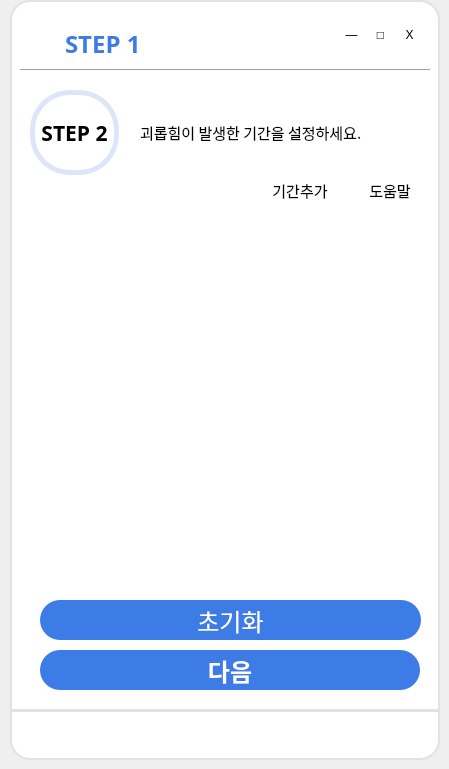
    <widget class="QWidget" name="page_7">
     <widget class="Line" name="line_10">
      <property name="geometry">
       <rect>
        <x>20</x>
        <y>60</y>
        <width>410</width>
        <height>20</height>
       </rect>
      </property>
      <property name="styleSheet">
       <string notr="true">color: #E2E2E2;</string>
      </property>
      <property name="orientation">
       <enum>Qt::Horizontal</enum>
      </property>
     </widget>
     <widget class="QWidget" name="horizontalLayoutWidget_13">
      <property name="geometry">
       <rect>
        <x>340</x>
        <y>20</y>
        <width>81</width>
        <height>31</height>
       </rect>
      </property>
      <layout class="QHBoxLayout" name="horizontalLayout_7">
       <item>
        <widget class="QPushButton" name="minBtn_step2">
         <property name="cursor">
          <cursorShape>PointingHandCursor</cursorShape>
         </property>
         <property name="styleSheet">
          <string notr="true">background-color: rgb(255,255,255);
border-radius: 8px;</string>
         </property>
         <property name="text">
          <string>―</string>
         </property>
        </widget>
       </item>
       <item>
        <widget class="QPushButton" name="maxBtn_step2">
         <property name="styleSheet">
          <string notr="true">background-color: rgb(255,255,255);
border-radius: 8px;</string>
         </property>
         <property name="text">
          <string>□</string>
         </property>
        </widget>
       </item>
       <item>
        <widget class="QPushButton" name="exitBtn_step2">
         <property name="cursor">
          <cursorShape>PointingHandCursor</cursorShape>
         </property>
         <property name="styleSheet">
          <string notr="true">background-color: rgb(255,255,255);
border-radius: 8px;</string>
         </property>
         <property name="text">
          <string>X</string>
         </property>
        </widget>
       </item>
      </layout>
     </widget>
     <widget class="QLabel" name="label_22">
      <property name="geometry">
       <rect>
        <x>10</x>
        <y>0</y>
        <width>430</width>
        <height>711</height>
       </rect>
      </property>
      <property name="styleSheet">
       <string notr="true">background-color: rgb(255, 255, 255);
border-top-left-radius: 20px;
border-top-right-radius: 20px;
border: 2px solid #E2E2E2;</string>
      </property>
      <property name="text">
       <string/>
      </property>
     </widget>
     <widget class="QLabel" name="label_50">
      <property name="geometry">
       <rect>
        <x>30</x>
        <y>90</y>
        <width>89</width>
        <height>85</height>
       </rect>
      </property>
      <property name="font">
       <font>
        <family>나눔스퀘어 Bold</family>
        <pointsize>16</pointsize>
        <weight>75</weight>
        <bold>true</bold>
       </font>
      </property>
      <property name="styleSheet">
       <string notr="true">border-radius: 40;
border: 5px solid #DEE5F8;</string>
      </property>
      <property name="text">
       <string>STEP 2</string>
      </property>
      <property name="alignment">
       <set>Qt::AlignCenter</set>
      </property>
     </widget>
     <widget class="QLabel" name="label_7">
      <property name="geometry">
       <rect>
        <x>65</x>
        <y>29</y>
        <width>100</width>
        <height>30</height>
       </rect>
      </property>
      <property name="font">
       <font>
        <family>나눔스퀘어 Bold</family>
        <pointsize>18</pointsize>
        <weight>75</weight>
        <bold>true</bold>
       </font>
      </property>
      <property name="styleSheet">
       <string notr="true">color: #3D7BE6;</string>
      </property>
      <property name="text">
       <string>STEP 1</string>
      </property>
     </widget>
     <widget class="QLabel" name="label_24">
      <property name="geometry">
       <rect>
        <x>140</x>
        <y>90</y>
        <width>271</width>
        <height>85</height>
       </rect>
      </property>
      <property name="font">
       <font>
        <family>나눔스퀘어</family>
        <pointsize>11</pointsize>
        <weight>50</weight>
        <bold>false</bold>
       </font>
      </property>
      <property name="text">
       <string>괴롭힘이 발생한 기간을 설정하세요.</string>
      </property>
     </widget>
     <widget class="QPushButton" name="nextBtn_step2">
      <property name="geometry">
       <rect>
        <x>40</x>
        <y>650</y>
        <width>380</width>
        <height>40</height>
       </rect>
      </property>
      <property name="font">
       <font>
        <family>나눔스퀘어 Bold</family>
        <pointsize>18</pointsize>
        <weight>75</weight>
        <bold>true</bold>
       </font>
      </property>
      <property name="cursor">
       <cursorShape>PointingHandCursor</cursorShape>
      </property>
      <property name="styleSheet">
       <string notr="true">color: white;
background-color: #3D7BE6;
border-radius: 20px;</string>
      </property>
      <property name="text">
       <string>다음</string>
      </property>
     </widget>
     <widget class="QPushButton" name="backBtn_step2">
      <property name="geometry">
       <rect>
        <x>30</x>
        <y>30</y>
        <width>30</width>
        <height>30</height>
       </rect>
      </property>
      <property name="cursor">
       <cursorShape>PointingHandCursor</cursorShape>
      </property>
      <property name="styleSheet">
       <string notr="true">background-color: rgb(255,255,255);
border-radius: 8px;</string>
      </property>
      <property name="text">
       <string/>
      </property>
      <property name="icon">
       <iconset>
        <normaloff>icons8-back-48.png</normaloff>icons8-back-48.png</iconset>
      </property>
      <property name="iconSize">
       <size>
        <width>30</width>
        <height>30</height>
       </size>
      </property>
     </widget>
     <widget class="QWidget" name="horizontalLayoutWidget_14">
      <property name="geometry">
       <rect>
        <x>14</x>
        <y>713</y>
        <width>421</width>
        <height>41</height>
       </rect>
      </property>
      <layout class="QHBoxLayout" name="horizontalLayout_4">
       <item>
        <widget class="QPushButton" name="homeBtn_main_3">
         <property name="cursor">
          <cursorShape>PointingHandCursor</cursorShape>
         </property>
         <property name="styleSheet">
          <string notr="true">background-color: white;
border-radius: 8px;</string>
         </property>
         <property name="text">
          <string/>
         </property>
         <property name="icon">
          <iconset>
           <normaloff>icons8-home-50.png</normaloff>icons8-home-50.png</iconset>
         </property>
         <property name="iconSize">
          <size>
           <width>30</width>
           <height>30</height>
          </size>
         </property>
        </widget>
       </item>
       <item>
        <widget class="QPushButton" name="temp1Btn_main_3">
         <property name="cursor">
          <cursorShape>PointingHandCursor</cursorShape>
         </property>
         <property name="styleSheet">
          <string notr="true">background-color: white;
border-radius: 8px;</string>
         </property>
         <property name="text">
          <string/>
         </property>
         <property name="icon">
          <iconset>
           <normaloff>icons8-menu-30.png</normaloff>icons8-menu-30.png</iconset>
         </property>
         <property name="iconSize">
          <size>
           <width>30</width>
           <height>30</height>
          </size>
         </property>
        </widget>
       </item>
       <item>
        <widget class="QPushButton" name="temp2Btn_main_3">
         <property name="cursor">
          <cursorShape>PointingHandCursor</cursorShape>
         </property>
         <property name="styleSheet">
          <string notr="true">background-color: white;
border-radius: 8px;</string>
         </property>
         <property name="text">
          <string/>
         </property>
         <property name="icon">
          <iconset>
           <normaloff>icons8-download-50.png</normaloff>icons8-download-50.png</iconset>
         </property>
         <property name="iconSize">
          <size>
           <width>30</width>
           <height>30</height>
          </size>
         </property>
        </widget>
       </item>
       <item>
        <widget class="QPushButton" name="temp3Btn_main_3">
         <property name="cursor">
          <cursorShape>PointingHandCursor</cursorShape>
         </property>
         <property name="styleSheet">
          <string notr="true">background-color: white;
border-radius: 8px;</string>
         </property>
         <property name="text">
          <string/>
         </property>
         <property name="icon">
          <iconset>
           <normaloff>icons8-settings-50.png</normaloff>icons8-settings-50.png</iconset>
         </property>
         <property name="iconSize">
          <size>
           <width>30</width>
           <height>30</height>
          </size>
         </property>
        </widget>
       </item>
      </layout>
     </widget>
     <widget class="QLabel" name="label_5">
      <property name="geometry">
       <rect>
        <x>10</x>
        <y>710</y>
        <width>430</width>
        <height>50</height>
       </rect>
      </property>
      <property name="styleSheet">
       <string notr="true">background-color: white;
border-bottom-left-radius: 20px;
border-bottom-right-radius: 20px;
border: 2px solid #E2E2E2;</string>
      </property>
      <property name="text">
       <string/>
      </property>
     </widget>
     <widget class="QWidget" name="horizontalLayoutWidget_23">
      <property name="geometry">
       <rect>
        <x>330</x>
        <y>170</y>
        <width>81</width>
        <height>41</height>
       </rect>
      </property>
      <layout class="QHBoxLayout" name="horizontalLayout_16">
       <item>
        <widget class="QPushButton" name="helpBtn_step2">
         <property name="cursor">
          <cursorShape>PointingHandCursor</cursorShape>
         </property>
         <property name="styleSheet">
          <string notr="true">background-color: rgb(255,255,255);
border-radius: 8px;</string>
         </property>
         <property name="text">
          <string/>
         </property>
         <property name="icon">
          <iconset>
           <normaloff>question.png</normaloff>question.png</iconset>
         </property>
         <property name="iconSize">
          <size>
           <width>25</width>
           <height>25</height>
          </size>
         </property>
        </widget>
       </item>
       <item>
        <widget class="QLabel" name="label_35">
         <property name="font">
          <font>
           <family>나눔스퀘어</family>
           <pointsize>11</pointsize>
          </font>
         </property>
         <property name="text">
          <string>도움말</string>
         </property>
         <property name="alignment">
          <set>Qt::AlignCenter</set>
         </property>
        </widget>
       </item>
      </layout>
     </widget>
     <widget class="QWidget" name="verticalLayoutWidget_4">
      <property name="geometry">
       <rect>
        <x>30</x>
        <y>220</y>
        <width>391</width>
        <height>361</height>
       </rect>
      </property>
      <layout class="QVBoxLayout" name="verticalLayout">
       <item>
        <widget class="QScrollArea" name="scrollArea">
         <property name="font">
          <font>
           <family>나눔스퀘어</family>
           <pointsize>11</pointsize>
           <stylestrategy>PreferDefault</stylestrategy>
          </font>
         </property>
         <property name="styleSheet">
          <string notr="true">color: black;
background-color: white;
border-radius: 8px;</string>
         </property>
         <property name="verticalScrollBarPolicy">
          <enum>Qt::ScrollBarAsNeeded</enum>
         </property>
         <property name="sizeAdjustPolicy">
          <enum>QAbstractScrollArea::AdjustToContents</enum>
         </property>
         <property name="widgetResizable">
          <bool>true</bool>
         </property>
         <property name="alignment">
          <set>Qt::AlignCenter</set>
         </property>
         <widget class="QWidget" name="scrollAreaWidgetContents">
          <property name="geometry">
           <rect>
            <x>0</x>
            <y>0</y>
            <width>389</width>
            <height>359</height>
           </rect>
          </property>
         </widget>
        </widget>
       </item>
      </layout>
     </widget>
     <widget class="QWidget" name="horizontalLayoutWidget_25">
      <property name="geometry">
       <rect>
        <x>230</x>
        <y>170</y>
        <width>98</width>
        <height>41</height>
       </rect>
      </property>
      <layout class="QHBoxLayout" name="horizontalLayout_20">
       <item>
        <widget class="QPushButton" name="addDateBtn_step2">
         <property name="font">
          <font>
           <pointsize>1</pointsize>
          </font>
         </property>
         <property name="cursor">
          <cursorShape>PointingHandCursor</cursorShape>
         </property>
         <property name="styleSheet">
          <string notr="true">background-color: rgb(255,255,255);
border-radius: 8px;</string>
         </property>
         <property name="text">
          <string/>
         </property>
         <property name="icon">
          <iconset>
           <normaloff>icons8-plus-+-50.png</normaloff>icons8-plus-+-50.png</iconset>
         </property>
         <property name="iconSize">
          <size>
           <width>25</width>
           <height>25</height>
          </size>
         </property>
        </widget>
       </item>
       <item>
        <widget class="QLabel" name="label_38">
         <property name="font">
          <font>
           <family>나눔스퀘어</family>
           <pointsize>11</pointsize>
          </font>
         </property>
         <property name="text">
          <string>기간추가</string>
         </property>
         <property name="alignment">
          <set>Qt::AlignCenter</set>
         </property>
        </widget>
       </item>
      </layout>
     </widget>
     <widget class="QPushButton" name="resetBtn_step2">
      <property name="geometry">
       <rect>
        <x>40</x>
        <y>600</y>
        <width>381</width>
        <height>40</height>
       </rect>
      </property>
      <property name="font">
       <font>
        <family>나눔스퀘어 Bold</family>
        <pointsize>18</pointsize>
       </font>
      </property>
      <property name="cursor">
       <cursorShape>PointingHandCursor</cursorShape>
      </property>
      <property name="styleSheet">
       <string notr="true">color: white;
background-color: #3D7BE6;
border-radius: 20px;</string>
      </property>
      <property name="text">
       <string>초기화</string>
      </property>
     </widget>
     <zorder>label_22</zorder>
     <zorder>label_5</zorder>
     <zorder>line_10</zorder>
     <zorder>horizontalLayoutWidget_13</zorder>
     <zorder>label_50</zorder>
     <zorder>label_7</zorder>
     <zorder>label_24</zorder>
     <zorder>nextBtn_step2</zorder>
     <zorder>backBtn_step2</zorder>
     <zorder>horizontalLayoutWidget_14</zorder>
     <zorder>horizontalLayoutWidget_23</zorder>
     <zorder>verticalLayoutWidget_4</zorder>
     <zorder>horizontalLayoutWidget_25</zorder>
     <zorder>resetBtn_step2</zorder>
    </widget>
